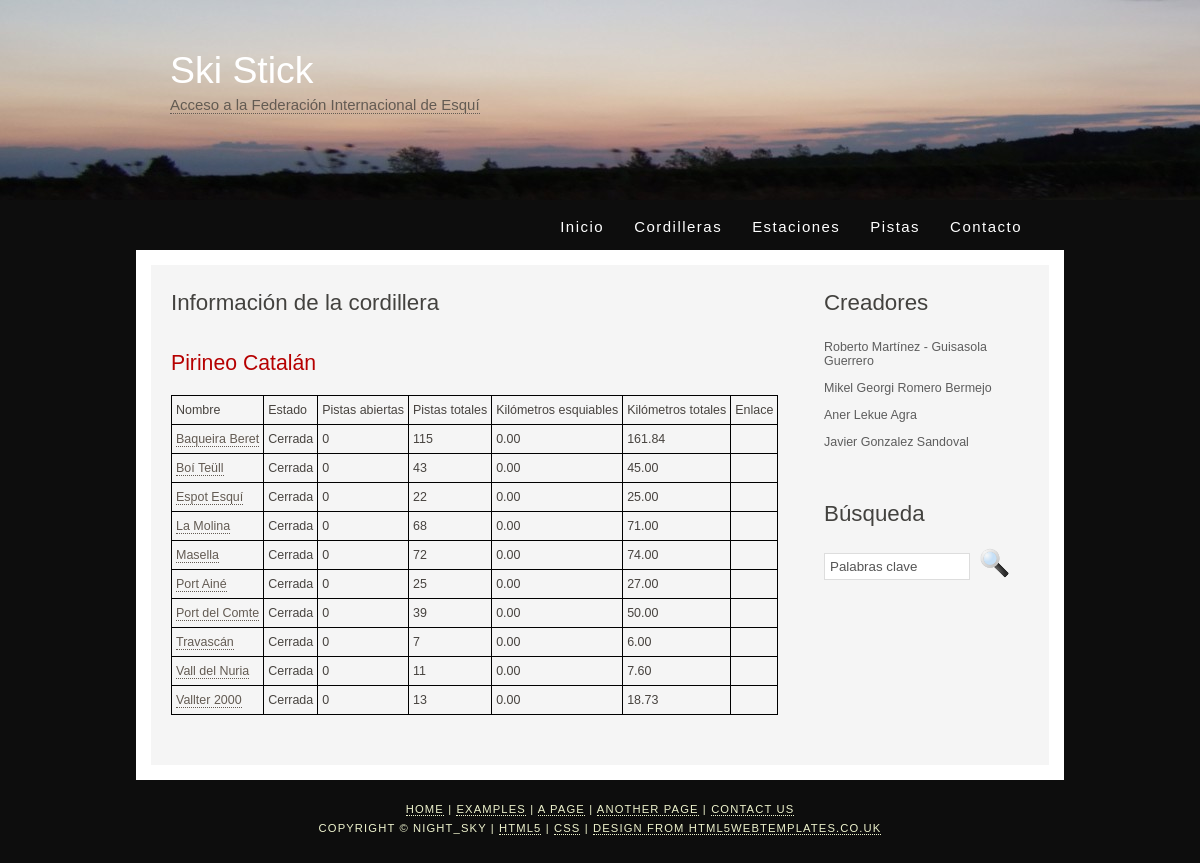
Before: /cordillera/1/ with the older database file.
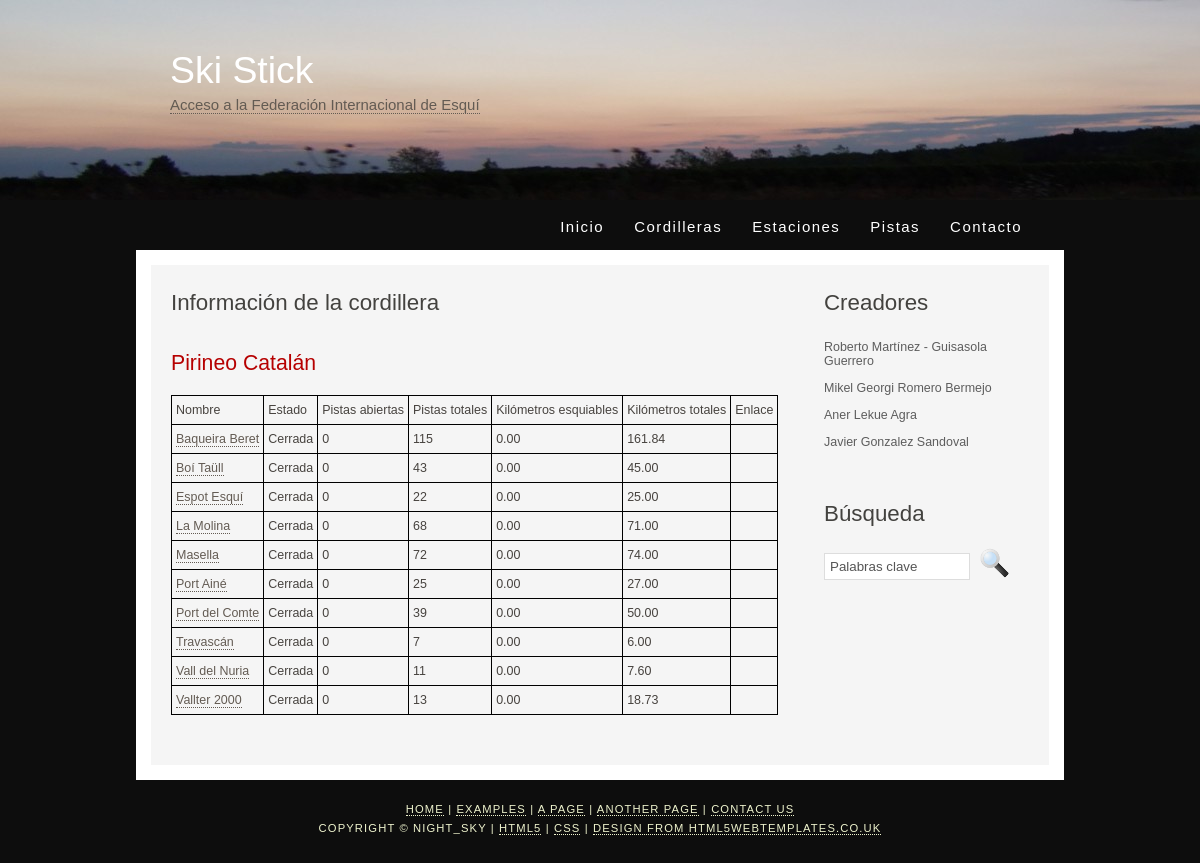
After: the same page with the newer database file.
### appIW/models.py (models this page shows, shortened)
class Estacion(models.Model):
    cordillera = models.ForeignKey(Cordillera, on_delete=models.CASCADE)
    nombre = models.CharField(max_length=50)
    abierta = models.BooleanField()
    nPistas = models.IntegerField()
    nPistasTotales = models.IntegerField()
    nKilometros = models.DecimalField(decimal_places=2, max_digits=6)
    nKilometrosTotales = models.DecimalField(decimal_places=2, max_digits=6)
    enlacePagina = models.CharField(max_length=200)

### appIW/views.py (the view)
# urls.py: path('cordillera/<int:cordillera_id>/', views.cordillera, name='cordillera'), #detalles de una cordillera determinada
def cordillera(request, cordillera_id):
    cordillera = get_object_or_404(Cordillera, pk=cordillera_id)
    estaciones = cordillera.estacion_set.all()
    context = {'cordillera': cordillera, 'estaciones': estaciones}
    return render(request, 'appIW/cordillera.html', context)

### appIW/templates/appIW/cordillera.html
{% extends "plantilla.html"%}
{% block contenido %}
<h1>Información de la cordillera</h1>
{% if cordillera %}
<h2>{{cordillera.nombre}}</h2>
<table>
    <tr>
        <td>Nombre</td>
        <td>Estado</td>
        <td>Pistas abiertas</td>
        <td>Pistas totales</td>
        <td>Kilómetros esquiables</td>
        <td>Kilómetros totales</td>
        <td>Enlace</td>
    </tr>
    {% for e in estaciones %}
    <tr>
        <td><a href="/estacion/{{e.id}}">{{e.nombre}}</a></td>
        <td>{% if e.abierta == true %}
            Abierta
            {% else %}
            Cerrada
            {% endif %}
        </td>
        <td>{{e.nPistas}}</td>
        <td>{{e.nPistasTotales}}</td>
        <td>{{e.nKilometros}}</td>
        <td>{{e.nKilometrosTotales}}</td>
        <td>{{e.enlace}}</td>
    </tr>
    {% endfor %}
</table>
{% else %}
<p>No existe esta cordillera</p>
{% endif %}
{% endblock %}

Changed rows visible on the page:
changed Estacion: nombre "Boí Teüll" → "Boí Taüll"
